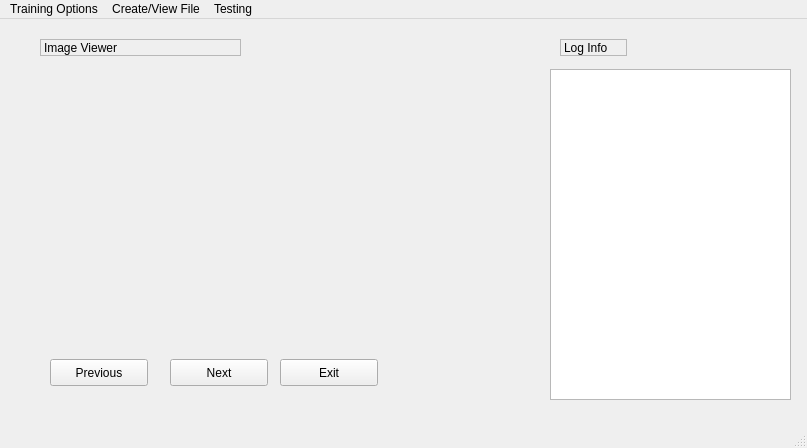
<?xml version="1.0" encoding="UTF-8"?>
<ui version="4.0">
 <class>MainWindow</class>
 <widget class="QMainWindow" name="MainWindow">
  <property name="geometry">
   <rect>
    <x>0</x>
    <y>0</y>
    <width>807</width>
    <height>448</height>
   </rect>
  </property>
  <property name="sizePolicy">
   <sizepolicy hsizetype="Preferred" vsizetype="Fixed">
    <horstretch>0</horstretch>
    <verstretch>100</verstretch>
   </sizepolicy>
  </property>
  <property name="minimumSize">
   <size>
    <width>0</width>
    <height>100</height>
   </size>
  </property>
  <property name="windowTitle">
   <string>Object Detection Training</string>
  </property>
  <widget class="QWidget" name="centralWidget">
   <widget class="QLabel" name="label">
    <property name="geometry">
     <rect>
      <x>50</x>
      <y>40</y>
      <width>331</width>
      <height>141</height>
     </rect>
    </property>
    <property name="text">
     <string/>
    </property>
   </widget>
   <widget class="ObjWidget" name="imageView_source" native="true">
    <property name="geometry">
     <rect>
      <x>40</x>
      <y>50</y>
      <width>505</width>
      <height>281</height>
     </rect>
    </property>
    <property name="mouseTracking">
     <bool>true</bool>
    </property>
    <property name="autoFillBackground">
     <bool>true</bool>
    </property>
   </widget>
   <widget class="QPushButton" name="pushButton">
    <property name="geometry">
     <rect>
      <x>50</x>
      <y>340</y>
      <width>98</width>
      <height>27</height>
     </rect>
    </property>
    <property name="text">
     <string>Previous</string>
    </property>
   </widget>
   <widget class="QPushButton" name="pushButton_2">
    <property name="geometry">
     <rect>
      <x>170</x>
      <y>340</y>
      <width>98</width>
      <height>27</height>
     </rect>
    </property>
    <property name="text">
     <string>Next</string>
    </property>
   </widget>
   <widget class="QPushButton" name="pushButton_3">
    <property name="geometry">
     <rect>
      <x>280</x>
      <y>340</y>
      <width>98</width>
      <height>27</height>
     </rect>
    </property>
    <property name="text">
     <string>Exit</string>
    </property>
   </widget>
   <widget class="QTextEdit" name="textEdit">
    <property name="geometry">
     <rect>
      <x>550</x>
      <y>50</y>
      <width>241</width>
      <height>331</height>
     </rect>
    </property>
   </widget>
   <widget class="QLabel" name="label_2">
    <property name="geometry">
     <rect>
      <x>560</x>
      <y>20</y>
      <width>67</width>
      <height>17</height>
     </rect>
    </property>
    <property name="mouseTracking">
     <bool>true</bool>
    </property>
    <property name="autoFillBackground">
     <bool>true</bool>
    </property>
    <property name="frameShape">
     <enum>QFrame::StyledPanel</enum>
    </property>
    <property name="frameShadow">
     <enum>QFrame::Raised</enum>
    </property>
    <property name="lineWidth">
     <number>4</number>
    </property>
    <property name="text">
     <string>Log Info</string>
    </property>
   </widget>
   <widget class="QLabel" name="label_3">
    <property name="geometry">
     <rect>
      <x>40</x>
      <y>20</y>
      <width>201</width>
      <height>17</height>
     </rect>
    </property>
    <property name="mouseTracking">
     <bool>true</bool>
    </property>
    <property name="autoFillBackground">
     <bool>true</bool>
    </property>
    <property name="frameShape">
     <enum>QFrame::StyledPanel</enum>
    </property>
    <property name="frameShadow">
     <enum>QFrame::Raised</enum>
    </property>
    <property name="lineWidth">
     <number>4</number>
    </property>
    <property name="text">
     <string>Image Viewer</string>
    </property>
   </widget>
  </widget>
  <widget class="QMenuBar" name="menuBar">
   <property name="geometry">
    <rect>
     <x>0</x>
     <y>0</y>
     <width>807</width>
     <height>25</height>
    </rect>
   </property>
   <widget class="QMenu" name="menuTraiin">
    <property name="title">
     <string>Training Options</string>
    </property>
    <widget class="QMenu" name="menuFeature_Selection_Method">
     <property name="title">
      <string>Feature Selection Method</string>
     </property>
     <addaction name="separator"/>
     <addaction name="actionAsymBosst"/>
     <addaction name="separator"/>
     <addaction name="actionFFS_2"/>
     <addaction name="separator"/>
     <addaction name="actionAdaBoos"/>
     <addaction name="separator"/>
    </widget>
    <widget class="QMenu" name="menuLinear_Classifier">
     <property name="title">
      <string>Ensemble Classifier Selection</string>
     </property>
     <addaction name="actionOriginal"/>
     <addaction name="separator"/>
     <addaction name="actionLAC"/>
     <addaction name="separator"/>
     <addaction name="actionFDA"/>
     <addaction name="separator"/>
    </widget>
    <addaction name="menuFeature_Selection_Method"/>
    <addaction name="separator"/>
    <addaction name="menuLinear_Classifier"/>
    <addaction name="separator"/>
    <addaction name="actionStart_Training"/>
    <addaction name="separator"/>
    <addaction name="actionStop_Training"/>
    <addaction name="separator"/>
   </widget>
   <widget class="QMenu" name="menuTest">
    <property name="title">
     <string>Create/View File</string>
    </property>
    <addaction name="separator"/>
    <addaction name="separator"/>
    <addaction name="actionTest_Live"/>
    <addaction name="separator"/>
    <addaction name="actionOpen_File"/>
    <addaction name="separator"/>
    <addaction name="actionCreate_training_file"/>
    <addaction name="separator"/>
    <addaction name="actionCreate_Haar_Classifier_txt_file"/>
    <addaction name="separator"/>
   </widget>
   <widget class="QMenu" name="menuTest_2">
    <property name="title">
     <string>Testing</string>
    </property>
    <addaction name="actionStart_camera"/>
    <addaction name="separator"/>
    <addaction name="actionStop_camera"/>
    <addaction name="separator"/>
   </widget>
   <addaction name="menuTraiin"/>
   <addaction name="menuTest"/>
   <addaction name="menuTest_2"/>
  </widget>
  <widget class="QStatusBar" name="statusBar"/>
  <action name="actionAsymBosst">
   <property name="text">
    <string>AsymBoost</string>
   </property>
  </action>
  <action name="actionFFS_2">
   <property name="checkable">
    <bool>true</bool>
   </property>
   <property name="text">
    <string>FFS</string>
   </property>
  </action>
  <action name="actionOriginal">
   <property name="text">
    <string>Original</string>
   </property>
  </action>
  <action name="actionLAC">
   <property name="checkable">
    <bool>true</bool>
   </property>
   <property name="text">
    <string>LAC</string>
   </property>
  </action>
  <action name="actionFDA">
   <property name="enabled">
    <bool>true</bool>
   </property>
   <property name="text">
    <string>FDA</string>
   </property>
  </action>
  <action name="actionNew_Training">
   <property name="text">
    <string>New Training</string>
   </property>
  </action>
  <action name="actionAdaBoos">
   <property name="text">
    <string>AdaBoos</string>
   </property>
  </action>
  <action name="actionStart_Training">
   <property name="checkable">
    <bool>true</bool>
   </property>
   <property name="text">
    <string>Start Training</string>
   </property>
  </action>
  <action name="actionTest_All">
   <property name="text">
    <string>Test All</string>
   </property>
  </action>
  <action name="actionOpen_File">
   <property name="text">
    <string>Perform testing</string>
   </property>
  </action>
  <action name="actionTest_Live">
   <property name="checkable">
    <bool>true</bool>
   </property>
   <property name="text">
    <string>View binary training data</string>
   </property>
  </action>
  <action name="actionCreate_training_file">
   <property name="checkable">
    <bool>true</bool>
   </property>
   <property name="text">
    <string>Create Binary Training Data file</string>
   </property>
  </action>
  <action name="actionStart_camera">
   <property name="text">
    <string>Camera</string>
   </property>
  </action>
  <action name="actionStop_camera">
   <property name="text">
    <string>stop camera</string>
   </property>
  </action>
  <action name="actionStop_Training">
   <property name="text">
    <string>Stop Training</string>
   </property>
  </action>
  <action name="actionCreate_Haar_Classifier_txt_file">
   <property name="text">
    <string>Create Haar Classifier.txt file</string>
   </property>
  </action>
 </widget>
 <layoutdefault spacing="6" margin="11"/>
 <customwidgets>
  <customwidget>
   <class>ObjWidget</class>
   <extends>QWidget</extends>
   <header>ObjWidget.h</header>
   <container>1</container>
  </customwidget>
 </customwidgets>
 <resources/>
 <connections/>
</ui>
